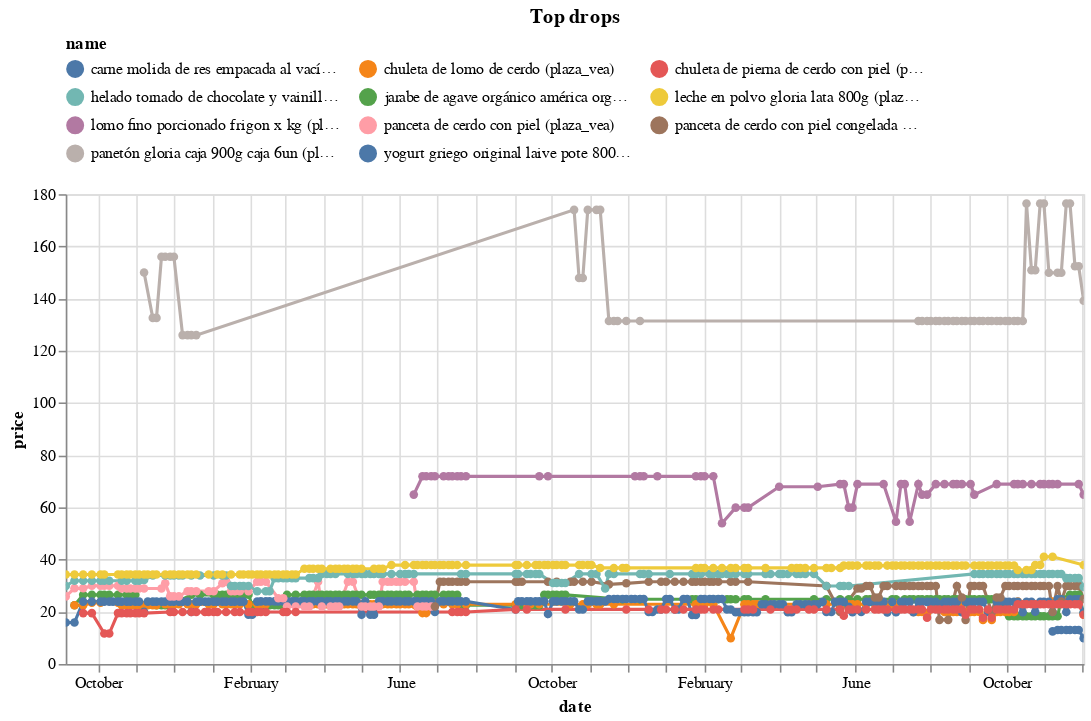

This figure's notebook cell:
### Code cell
(top_changes_abs
 .sort_values('change')
 .head(10)
 .pipe(plot_changes, 'Top drops')
)

### Figure 1 — Vega-Lite specification as saved in the notebook (floating-point values rounded to 4 significant figures; data arrays with more than 128 entries replaced by an {"elided": "..."} marker saying what was removed)
{"config": {"view": {"continuousWidth": 300, "continuousHeight": 300}, "legend": {"columns": 3, "orient": "top"}}, "data": {"name": "data-7608b0baf578a1c153ea4b1469f9e361"}, "mark": {"type": "line", "point": true}, "encoding": {"color": {"field": "name", "scale": {"domain": ["carne molida de res empacada al vacío el buen corte (plaza_vea)", "chuleta de lomo de cerdo (plaza_vea)", "chuleta de pierna de cerdo con piel (plaza_vea)", "helado tornado de chocolate y vainilla d'onofrio caja 1.5l (plaza_vea)", "jarabe de agave orgánico américa orgánica botella 330g (plaza_vea)", "leche en polvo gloria lata 800g (plaza_vea)", "lomo fino porcionado frigon x kg (plaza_vea)", "panceta de cerdo con piel (plaza_vea)", "panceta de cerdo con piel congelada x kg (plaza_vea)", "panetón gloria caja 900g caja 6un (plaza_vea)", "yogurt griego original laive pote 800g (plaza_vea)"]}, "type": "nominal"}, "tooltip": [{"field": "name", "type": "nominal"}, {"field": "price", "type": "quantitative"}, {"field": "last_price", "type": "quantitative"}], "x": {"field": "date", "type": "temporal"}, "y": {"field": "price", "type": "quantitative"}}, "params": [{"name": "param_9", "select": {"type": "point", "fields": ["name"]}, "bind": "legend"}, {"name": "param_10", "select": {"type": "interval", "encodings": ["x", "y"]}, "bind": "scales"}], "title": "Top drops", "transform": [{"filter": {"param": "param_9"}}], "width": 650, "$schema": "https://vega.github.io/schema/vega-lite/v5.20.1.json", "datasets": {"data-7608b0baf578a1c153ea4b1469f9e361": {"elided": "1171 records"}}}
